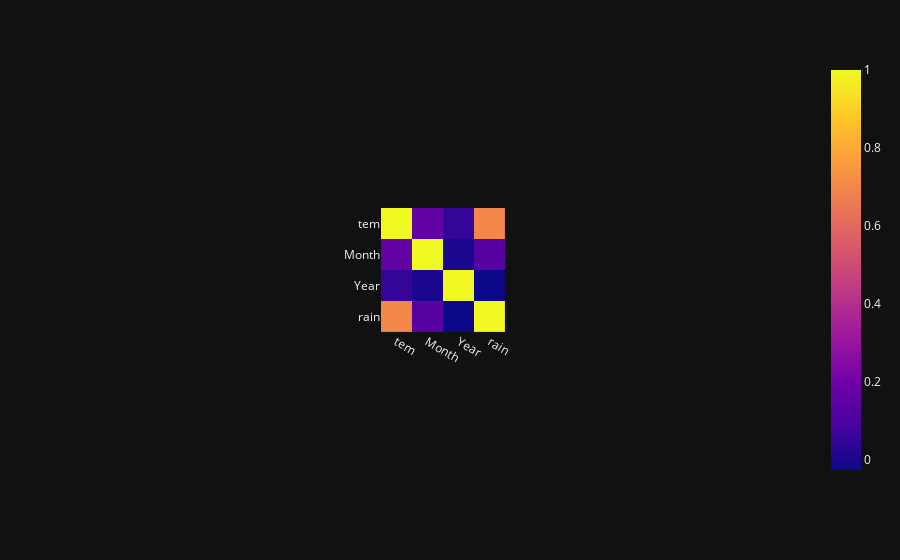

Notebook cell for this chart:
### Markdown cell above
### Strong correlation between temperature and rain

### Code cell
corr = df.corr(method ='pearson')
fig = px.imshow(corr)
fig.show()

### Figure 1 — Plotly figure (JSON) as saved in the notebook; plotly's stock layout.template omitted (floating-point values rounded to 4 significant figures)
{"data": [{"coloraxis": "coloraxis", "hovertemplate": "x: %{x}<br>y: %{y}<br>color: %{z}<extra></extra>", "name": "0", "type": "heatmap", "x": ["tem", "Month", "Year", "rain"], "xaxis": "x", "y": ["tem", "Month", "Year", "rain"], "yaxis": "y", "z": [[1, 0.1598, 0.05169, 0.6998], [0.1598, 1, -3.954e-17, 0.1352], [0.05169, -3.954e-17, 1, -0.02702], [0.6998, 0.1352, -0.02702, 1]]}], "layout": {"autosize": true, "coloraxis": {"colorscale": [[0, "#0d0887"], [0.1111, "#46039f"], [0.2222, "#7201a8"], [0.3333, "#9c179e"], [0.4444, "#bd3786"], [0.5556, "#d8576b"], [0.6667, "#ed7953"], [0.7778, "#fb9f3a"], [0.8889, "#fdca26"], [1, "#f0f921"]]}, "margin": {"t": 60}, "xaxis": {"anchor": "y", "autorange": true, "constrain": "domain", "domain": [0.4145, 0.5855], "range": [-0.5, 3.5], "scaleanchor": "y", "type": "category"}, "yaxis": {"anchor": "x", "autorange": true, "constrain": "domain", "domain": [0, 1], "range": [3.5, -0.5], "type": "category"}}}
